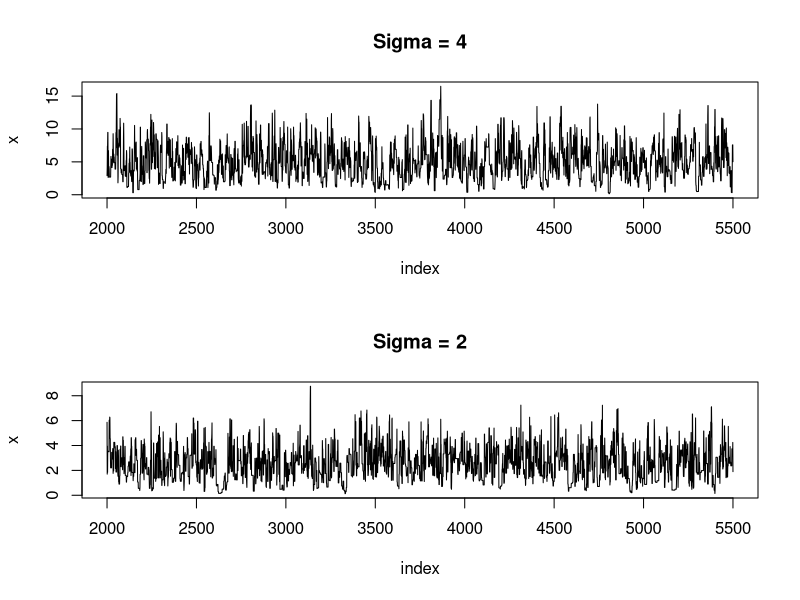
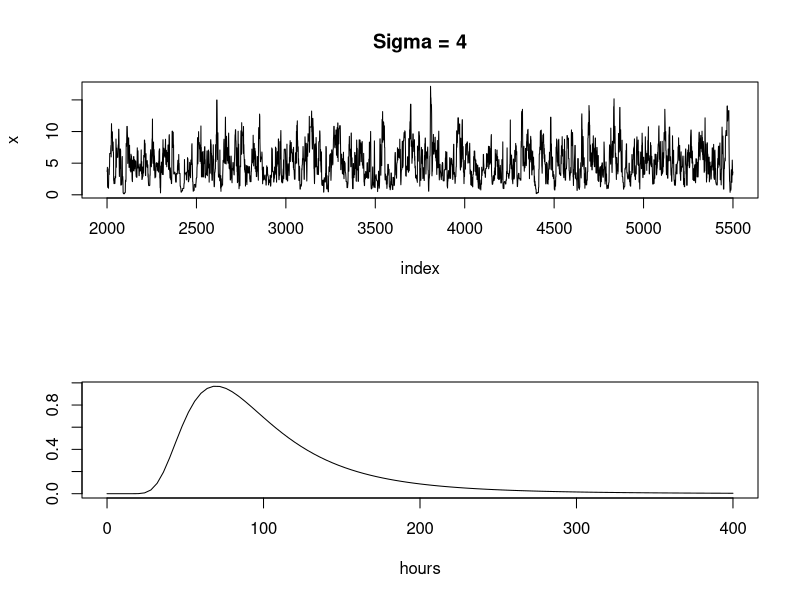
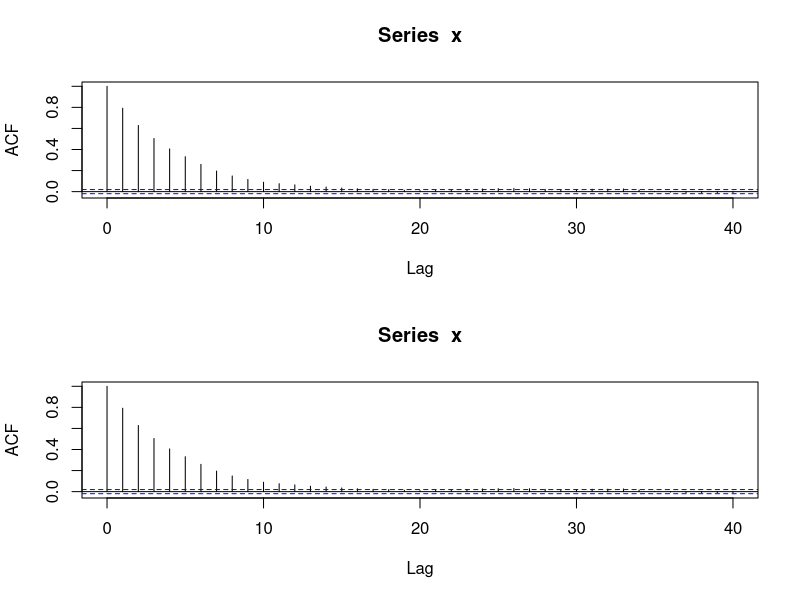
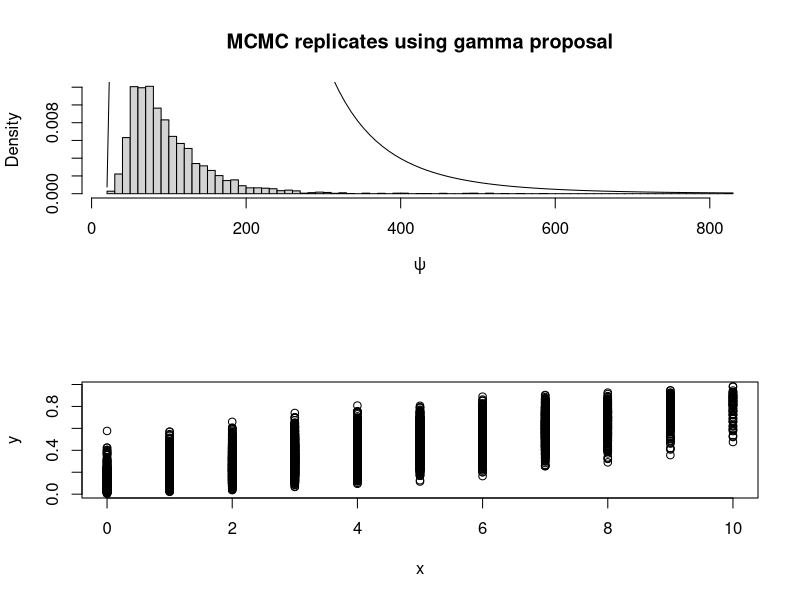
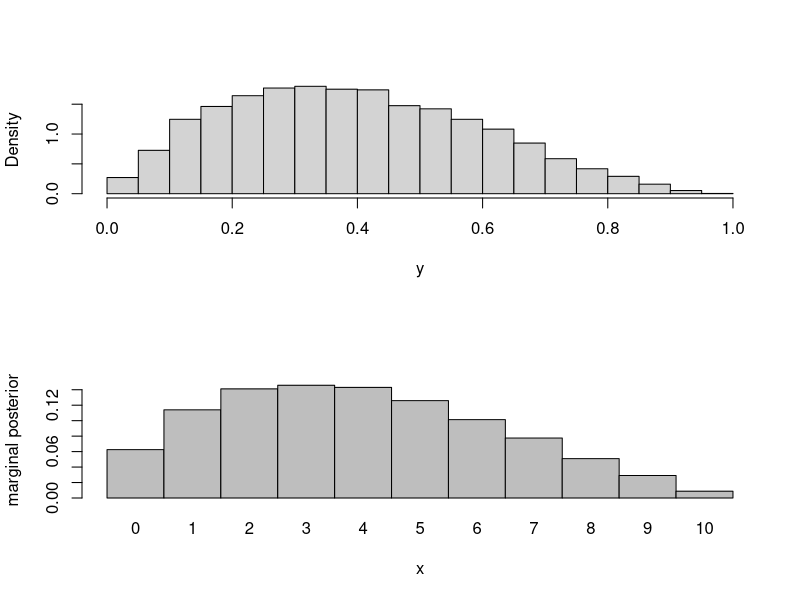
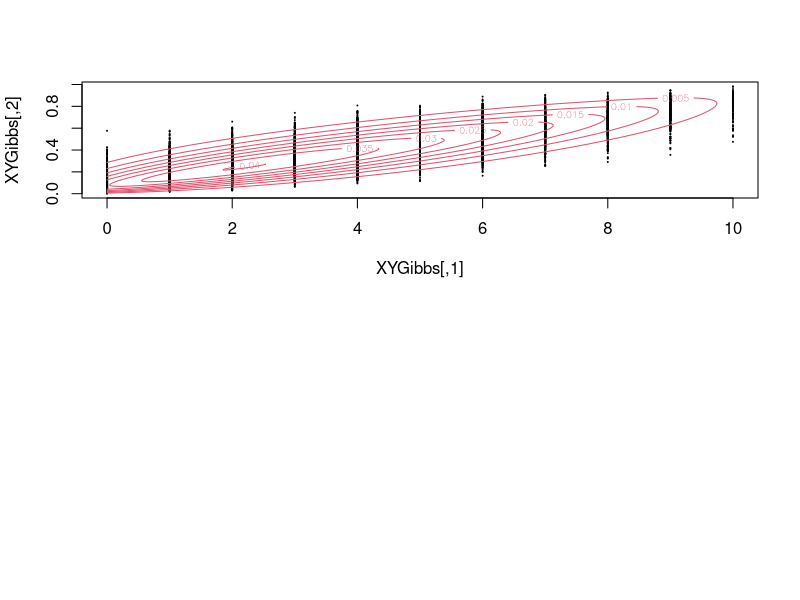
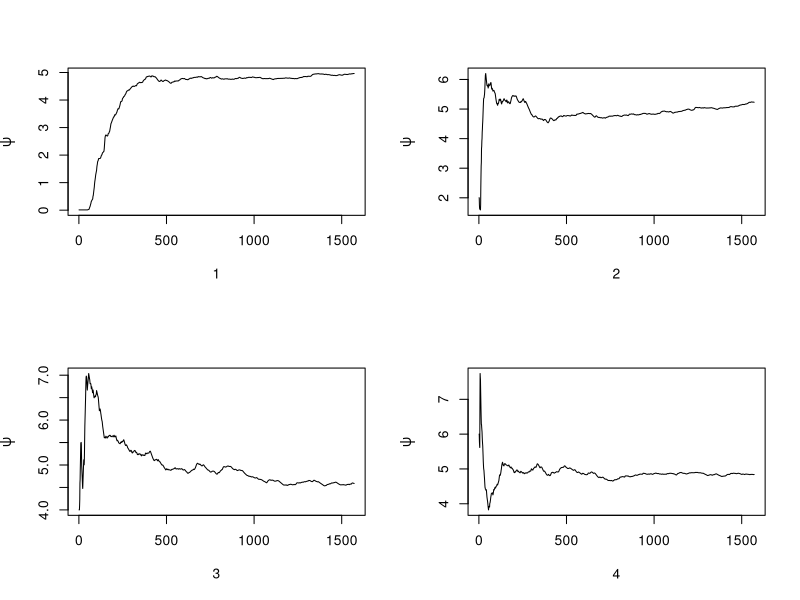
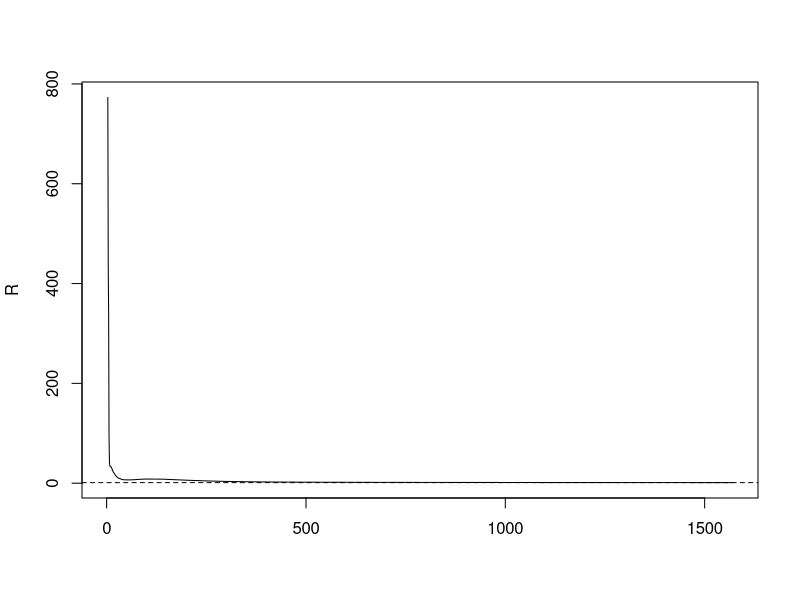

These figures' R source, in order:
## ---- chunk 1
knitr::opts_chunk$set(echo = TRUE)
knitr::opts_chunk$set(
  fig.path = "README_figs/README-11-1"
)
library(coda)
set.seed(04162021)
# Ch. 11: 11.1, 11.2, 11.5, 11.10, 11.12 
## ---- chunk 2


f <- function(x, sigma) {
  if (any(x < 0))
    return (0)
  stopifnot(sigma > 0)
  return((x / sigma ^ 2) * exp(-x ^ 2 / (2 * sigma ^ 2)))
}

mc.drayleigh <- function(sigma) {
  m <- 10000
  x <- numeric(m)
  x[1] <- rchisq(1, df = 1)
  k <- 0
  u <- runif(m)
  
  for (i in 2:m) {
    xt <- x[i - 1]
    y <- rchisq(1, df = xt)
    num <- f(y, sigma) * dchisq(xt, df = y)
    den <- f(xt, sigma) * dchisq(y, df = xt)
    if (u[i] <= num / den)
      x[i] <- y
    else {
      x[i] <- xt
      k <- k + 1     #y is rejected
    }
  }
  print(k)
  x
}

# Example 11.1 with sigma = 4
y1 <- mc.drayleigh(4)

# Repeat example 11.1 with sigma = 2
y2 <- mc.drayleigh(2)

par(mfrow=c(2,1))
index <- 2000:5500
plot(index, y1[index], type = "l", main = "Sigma = 4", ylab = "x")
plot(index, y2[index], type = "l", main = "Sigma = 2", ylab = "x")

# range
rbind('(sigma = 4)' = range(y1), "(sigma = 2)" = range(y2))
## ---- chunk 3

gamm.dis <- function(sigma) {
  m <- 10000
  x <- numeric(m)
  x[1] <- rgamma(1, 1, 1)
  k <- 0
  u <- runif(m)
  
  for (i in 2:m) {
    xt <- x[i - 1]
    y <- rgamma(1, shape = xt, rate = 1)
    num <- f(y, sigma) * dgamma(xt, shape = y, rate = 1)
    den <- f(xt, sigma) * dgamma(y, shape = xt, rate = 1)
    if (u[i] <= num / den)
      x[i] <- y
    else {
      x[i] <- xt
      k <- k + 1 #y is rejected
    } 
  } 
  
  print(k)
  x
}

## gamma distribution with sigma = 4
y3 <- gamm.dis(4)

plot(index, y3[index], type = "l", main = "Sigma = 4", ylab = "x")

## ---- chunk 4
f.mu <- function(x) {
  exp(-lbeta(419, 6) + 418 * log(x) - 418 * log(1 + x) - 6 * log(1 + x))
}
curve(f.mu(x), from=0, to=400, xlab="hours", ylab="")

## ---- chunk 5
fr <- function(x, y) {
  a <- 418 * (log(y) - log(x))
  b <- 424 * (log(1 + x) - log(1 + y))
  return(exp(a + b))
}

# MCMC Metropolis-Hastings with gamma proposal
m <- 10000
x <- numeric(m)
a <- 4
x[1] <- rlnorm(1)  #initialize chain
k <- 0
u <- runif(m)
for (i in 2:m) {
  xt <- x[i - 1]
  y <- rgamma(1, shape = a, rate = a / xt)
  r <- fr(xt, y) * dgamma(xt, shape = a, rate = a / y) /
    dgamma(y, shape = a, rate = a / xt)
  if (u[i] <= r)
    x[i] <- y
  else {
    x[i] <- xt
    k <- k + 1     #y is rejected
  }
}

k / m    #proportion rejected
plot(acf(x))

## ---- chunk 6
burnin <- m / 2
X <- x[-(1:burnin)]
hist(
  X,
  prob = TRUE,
  breaks = "scott",
  xlab = bquote(psi),
  main = "MCMC replicates using gamma proposal"
) -> h
curve(f.mu(x), add = TRUE)
i <- which.max(h$density)  #estimating the mode
h$mids[i]

q <- quantile(X, c(.025, .975), type = 1)
round(q, 1)     #hours

HPDi <- function(x, prob = 0.95) {
  ## HPD interval for a single MCMC chain (a vector)
  x <- sort(x)
  n <- length(x)
  m <- floor(prob * n)
  i <- 1:(n - m)
  L <- x[i + m] - x[i]
  best <- which.min(L)
  return (c(lower = x[best], upper = x[best + m]))
}

HPDi(X) 
## ---- chunk 7

df <- function (x, y) {
  # general binomial coefficient
  gamma(n + 1) / (gamma(x + 1) * gamma(n - x + 1))  * y^(x + a - 1) * (1 - y)^(n - x + b - 1)
}

gibbs.sam <-  function(m, a, b, n) {
  X <- matrix(0, nrow = m, ncol = 2)
  for (t in 2:m) {
    y <- X[t - 1, 2]
    X[t, 1] <- rbinom(1, size = n, y) #x|y~bin(n,y)
    x = X[t, 1]
    X[t, 2] <-  rbeta(1, x + a, n - x + b) #y|x~beta(x+a,n-x+b)
  }
  return(X)
} 

m = 10000 #size of chain
b0 = 1000 #burn-in
a = 2
b = 3
n = 10
XYGibbs = gibbs.sam(m, a, b, n)
aftburn = b0 + 1

plot(XYGibbs[aftburn:m, ], xlab = 'x', ylab = 'y')
## ---- chunk 8
hist(
  XYGibbs[aftburn:m, 2],
  prob = T,
  breaks = 'scott',
  main = '',
  xlab = 'y'
)
## ---- chunk 9

xGibbs = XYGibbs[aftburn:m, 1]
fx.hat = table(xGibbs) / length(xGibbs)
round(fx.hat, 3)

barplot(
  fx.hat,
  space = 0,
  ylim = c(0, 0.15),
  xlab = "x",
  ylab = 'marginal posterior',
  main = ''
)

## ---- chunk 10
plot(XYGibbs, cex = 0.1)
xs = seq(from = min(XYGibbs[,1]), to = max(XYGibbs[,1]), length.out = 1000)
ys = seq(from = min(XYGibbs[,2]), to = max(XYGibbs[,2]), length.out = 1000)

zs = t(sapply(xs, function (x) sapply(ys, function (y) df(x, y))))
# plot contour of density for verification.
contour(xs, ys, zs, add = TRUE, col = 2)
## ---- chunk 11
#Defining the function to calculate the G-R statistic
Gelman.Rubin <- function(psi){
  # psi[i,j] is the statistic psi(X[i,1:j])
  # for chain in i-th row of X
  psi <- as.matrix(psi)
  n <- ncol(psi)
  k <- nrow(psi)
  psi.means <- rowMeans(psi)     #row means
  B <- n * var(psi.means)        #between variance est.
  psi.w <- apply(psi, 1, "var")  #within variances
  W <- mean(psi.w)               #within est.
  v.hat <- W*(n-1)/n + (B/n)     #upper variance est.
  r.hat <- v.hat / W             #G-R statistic
  return(r.hat)
}

f <- function(x, sigma){         #function to evaluate the Rayleigh density
  if (any(x < 0)) return (0)
  stopifnot(sigma > 0)
  return((x / sigma^2) * exp(-x^2 / (2*sigma^2)))
}
k <- 4                           #number of chains to generate
sigma <- 4
x <- as.matrix(c(0.01, 2, 4, 6)) #initializing with overdispersed values
ral.chain <- function(x){        #defining a function to generate one iteration of the chains
  xi <- numeric(nrow(x))
  for(i in 1:length(xi)){
    xt <- x[i, ncol(x)]
    y <- rchisq(1, df = xt)      # Using chi square as the proposal distribution
    num <- f(y, sigma) * dchisq(xt, df = y)
    den <- f(xt, sigma) * dchisq(y, df = xt)
    u <- runif(1)
    if (u <= num/den) {
      xi[i] <- y
    } else{
      xi[i] <- xt
    }
  }
  return(cbind(x,xi))
}
r.hat = 10
while(r.hat >= 1.2){ #continuing the chain till it converges
  x <- ral.chain(x)
  psi <- t(apply(x, 1, cumsum))
  for (i in 1:nrow(psi))
    psi[i,] <- psi[i,] / (1:ncol(psi))
  r.hat <- Gelman.Rubin(psi)
}
b <- ncol(x) 
cbind(b = b, r.hat = r.hat)
## ---- chunk 12
#plot psi for the four chains
par(mfrow = c(2, 2))
for (i in 1:k)
  plot(psi[i, 1:b], type = "l", xlab = i, ylab = bquote(psi))
## ---- chunk 13
par(mfrow = c(1, 1))
#plot the sequence of R-hat statistics
rhat <- rep(0, b)
for (j in 1:b)
  rhat[j] <- Gelman.Rubin(psi[, 1:j])
plot(rhat[1:b], type = "l", xlab = "", ylab = "R")
abline(h = 1.1, lty = 2)

## ---- chunk 14
# now using the coda package to check convergence by the G-R method
x.mcmc <- mcmc.list(as.mcmc(x[1,]),as.mcmc(x[2,]),as.mcmc(x[3,]),as.mcmc(x[4,]))
geweke.diag(x.mcmc)
geweke.plot(x.mcmc)
